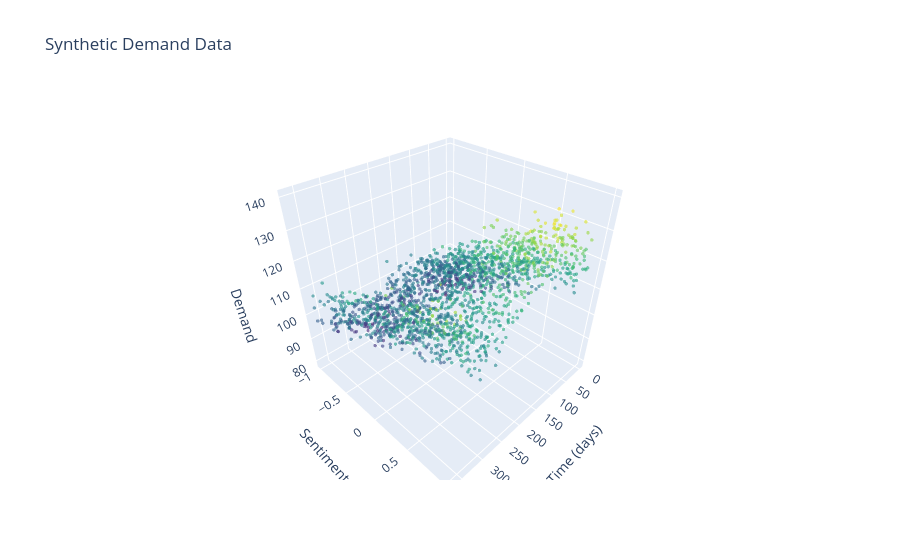

This figure's notebook cell:
### Code cell
# Cell 2: W&B Init & Data Generation

wandb.init(project="demand-robustness-vnv", config={
    "n_samples": 2000, "epochs": 200, "lr": 1e-3, "batch_size": 64, "epsilon": 0.05
})

# --- Synthetic demand function ---
def demand_fn(t, s):
    """demand = trend + seasonality + sentiment effect + noise"""
    trend = 100 + 0.05 * t
    seasonal = 10 * np.sin(2 * np.pi * t / 365.25) + 5 * np.sin(2 * np.pi * t / 30.44)
    sentiment_effect = 15 * s * (1 + 0.3 * np.sin(2 * np.pi * t / 365.25))
    noise = np.random.normal(0, 3, size=t.shape)
    return trend + seasonal + sentiment_effect + noise

N = 2000
t_raw = np.random.uniform(0, 365.25, N)
s_raw = np.random.uniform(-1, 1, N)
d_raw = demand_fn(t_raw, s_raw)

df = pd.DataFrame({'time': t_raw, 'sentiment': s_raw, 'demand': d_raw})
print(df.describe())

# Quick 3D scatter
fig = go.Figure(data=[go.Scatter3d(
    x=df['time'], y=df['sentiment'], z=df['demand'],
    mode='markers', marker=dict(size=2, color=df['demand'], colorscale='Viridis', opacity=0.6)
)])
fig.update_layout(title='Synthetic Demand Data', scene=dict(
    xaxis_title='Time (days)', yaxis_title='Sentiment', zaxis_title='Demand'))
fig.show()

### Figure 1 — Plotly figure (JSON) as saved in the notebook; plotly's stock layout.template omitted (floating-point values rounded to 4 significant figures; data arrays with more than 128 entries replaced by an {"elided": "..."} marker saying what was removed)
{"data": [{"marker": {"color": {"elided": "2000 float values"}, "colorscale": [[0, "#440154"], [0.1111, "#482878"], [0.2222, "#3e4989"], [0.3333, "#31688e"], [0.4444, "#26828e"], [0.5556, "#1f9e89"], [0.6667, "#35b779"], [0.7778, "#6ece58"], [0.8889, "#b5de2b"], [1, "#fde725"]], "opacity": 0.6, "size": 2}, "mode": "markers", "type": "scatter3d", "x": {"elided": "2000 float values"}, "y": {"elided": "2000 float values"}, "z": {"elided": "2000 float values"}}], "layout": {"scene": {"xaxis": {"title": {"text": "Time (days)"}}, "yaxis": {"title": {"text": "Sentiment"}}, "zaxis": {"title": {"text": "Demand"}}}, "title": {"text": "Synthetic Demand Data"}}}
